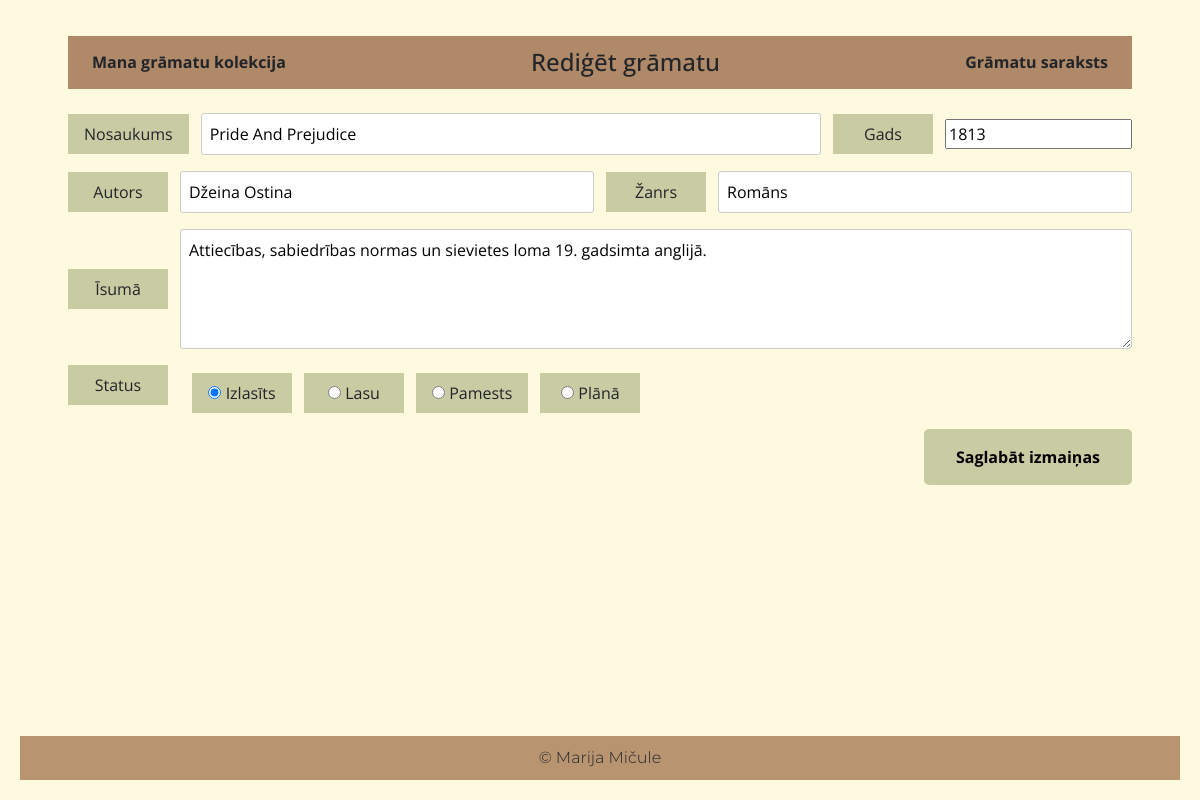
Page /rediģēt/17 on the committed database.
### tables this page shows
CREATE TABLE gramatas (
    id INTEGER PRIMARY KEY AUTOINCREMENT,
    nosaukums TEXT NOT NULL,
    gads TEXT NOT NULL,
    autors TEXT NOT NULL,
    zanrs TEXT NOT NULL,
    isuma TEXT NOT NULL,
    statuss TEXT
);

### app.py (the view, shortened to what this page needs)
@app.route("/rediģēt/<int:id>", methods=["GET", "POST"])
def rediget(id):
    conn = sqlite3.connect(DB_PATH)
    conn.row_factory = sqlite3.Row
    cur = conn.cursor()
    cur.execute("SELECT * FROM gramatas WHERE id = ?", (id,))
    gr = cur.fetchone()
    conn.close()
    return render_template("rediget.html", gr=gr)

### templates/rediget.html
{% extends "layout.html" %}
{% block body %}
<div class="form-wrapper">
  <div class="top-bar">
    <a href="{{ url_for('sakums') }}">Mana grāmatu kolekcija</a>
    <h1>Rediģēt grāmatu</h1>
    <a href="{{ url_for('saraksts') }}">Grāmatu saraksts</a>
  </div>
  <form method="POST">
    <div class="form-row">
      <label>Nosaukums</label>
      <input type="text" name="nosaukums" value="{{ gr.nosaukums }}" required>
      <label>Gads</label>
      <input type="number" name="gads" value="{{ gr.gads }}" required>
    </div>
    <div class="form-row">
      <label>Autors</label>
      <input type="text" name="autors" value="{{ gr.autors }}" required>
      <label>Žanrs</label>
      <input type="text" name="zanrs" value="{{ gr.zanrs }}" required>
    </div>
    <div class="form-row">
      <label>Īsumā</label>
      <textarea name="isuma" required>{{ gr.isuma }}</textarea>
    </div>
    <div class="form-row status-row">
      <label>Status</label>
      <div class="status-options">
        {% for status in ["Izlasīts", "Lasu", "Pamests", "Plānā"] %}
          <label>
            <input type="radio" name="statuss" value="{{ status }}" {% if gr.statuss == status %}checked{% endif %}>
            {{ status }}
          </label>
        {% endfor %}
      </div>
    </div>
    <div class="form-row">
      <button class="btn-save" type="submit">Saglabāt izmaiņas</button>
    </div>
  </form>
</div>
{% endblock %}

### static/style.css (style rules this page uses)
:root { --main-bg-color: #fefae0; --header-footer-color: #b99470; --block-bg-color: #a6b37d; --button-bg-color: #c0c78c; --label-bg: #c9cba3; --text-color: #333333; --filter-bg: #dce0bd; --accent: #b08968; }
body { background-color: var(--main-bg-color); margin: 0; padding: 20px; font-family: "Open Sans", sans-serif; display: flex; flex-direction: column; min-height: 100vh; }
a { text-decoration: none; color: inherit; }
.form-wrapper { background-color: var(--main-bg-color); padding: 2vh 4vw; flex-grow: 1; }
.top-bar { display: flex; justify-content: space-between; align-items: center; background-color: var(--accent); padding: 1.5vh 2vw; margin-bottom: 3vh; }
.top-bar h1 { margin: 0; font-size: 2vw; text-align: center; flex: 1; }
.top-bar a { font-weight: bold; white-space: nowrap; }
form { display: flex; flex-direction: column; gap: 2vh; }
.form-row { display: flex; flex-wrap: wrap; align-items: center; gap: 1vw; }
.form-row label { background-color: var(--label-bg); padding: 0.5em 1em; min-width: 100px; text-align: center; }
.form-row input[type="text"], .form-row textarea { flex: 1; min-width: 150px; padding: 0.5em; border: 1px solid #ccc; border-radius: 3px; }
.form-row textarea { height: 15vh; resize: vertical; }
.status-row { align-items: flex-start; }
.status-options { display: flex; flex-wrap: wrap; gap: 1vw; margin-left: 1vw; padding-top: 0.5em; }
.status-options label { white-space: nowrap; font-size: 1em; }
.btn-save { background-color: var(--label-bg); border: none; padding: 1em 2em; font-weight: bold; margin-left: auto; cursor: pointer; font-size: 1em; border-radius: 5px; }

### rows in the picture
gramatas: nosaukums "Pride And Prejudice", gads "1813", autors "Džeina Ostina", zanrs "Romāns", isuma "Attiecības, sabiedrības normas un sievietes loma 19. gadsimta anglijā.", statuss "☑ Izlasīts" "☐ Lasu" "☐ Pamests" "☐ Plānā"

### other values in the picture
{{ status }} "Izlasīts" "Lasu" "Pamests" "Plānā"
